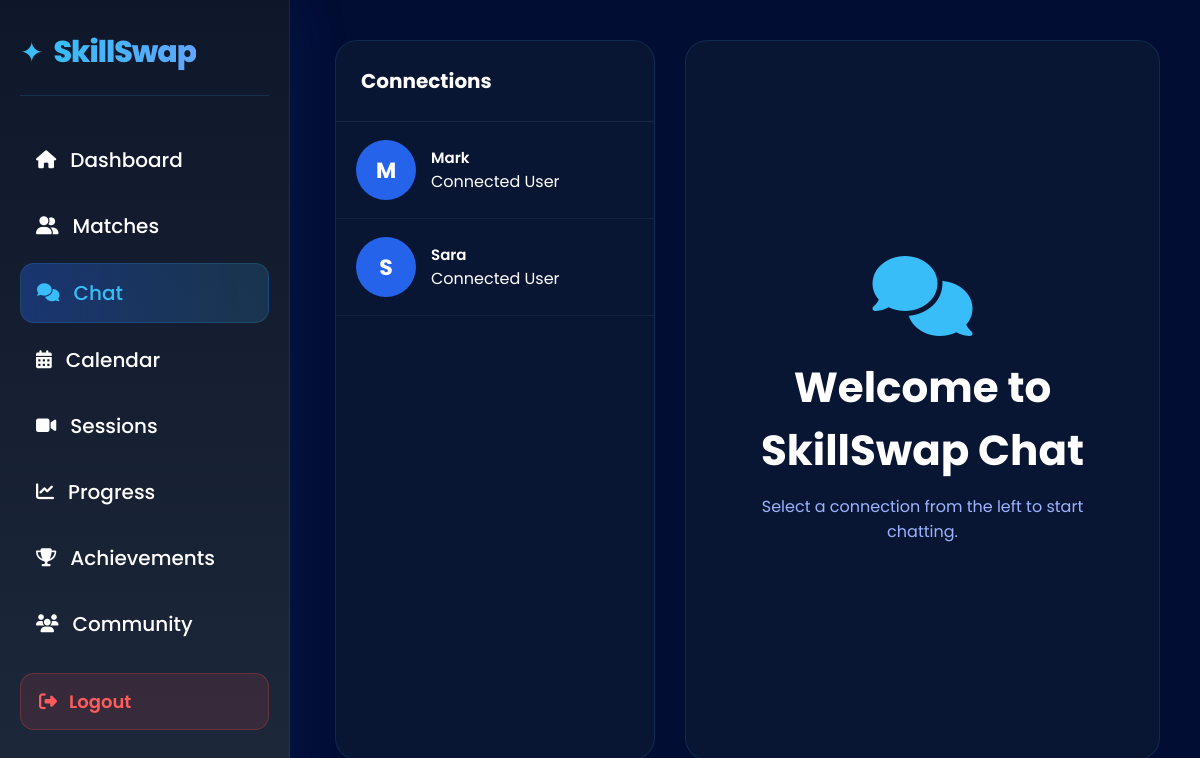
Screenshot of /chat (signed in) with the database file from the repository.
### tables this page shows
CREATE TABLE users (

    id INTEGER PRIMARY KEY AUTOINCREMENT,

    name TEXT NOT NULL,
    email TEXT UNIQUE NOT NULL,
    password TEXT NOT NULL,

    profile_pic TEXT DEFAULT '',

    bio TEXT DEFAULT '',

    teach_skills TEXT DEFAULT '',

    learn_skills TEXT DEFAULT '',

    languages TEXT DEFAULT ''

);

### app.py (the view)
@app.route('/chat')
def chat():
    if 'user_id' not in session:
        return redirect('/login')
    conn = get_connection()
    connections = conn.execute(
        """
        SELECT DISTINCT users.*
        FROM users
        JOIN connections
        ON (
            users.id = connections.user1_id
            OR
            users.id = connections.user2_id
        )
        WHERE (
            connections.user1_id = ?
            OR
            connections.user2_id = ?
        )
        AND users.id != ?
        """,
        (
            session['user_id'],
            session['user_id'],
            session['user_id']
        )
    ).fetchall()
    conn.close()
    return render_template(
        'dashboard/chat.html',
        connections=connections,
        active_page='chat'
    )

### database/db.py (called while the page is built)
def get_connection():
    conn = sqlite3.connect(DATABASE)
    conn.row_factory = sqlite3.Row
    return conn

### templates/dashboard/chat.html (shortened to what this page needs)
<!DOCTYPE html>
<html lang="en">
<head>
<link rel="stylesheet"
href="{{ url_for('static', filename='css/sidebar.css') }}">
<link rel="stylesheet"
href="{{ url_for('static', filename='css/chat.css') }}">
<link rel="stylesheet"
href="https://cdnjs.cloudflare.com/ajax/libs/font-awesome/6.5.1/css/all.min.css">
</head>
<body>
{% include 'components/dashboard_sidebar.html' %}
<div class="main-content">
    <div class="chat-container">
        <div class="chat-sidebar">
            <div class="chat-sidebar-header">
                <h2>Connections</h2>
            </div>
            <div class="connections-list">
                {% for user in connections %}
                <a href="/chat/{{ user['id'] }}"
                class="connection-item">
                    {% if user['profile_pic'] %}
                    <img
src="{{ user['profile_pic'] }}"
class="connection-avatar">
                    {% else %}
                    <div class="avatar-placeholder">
                        {{ user['name'][0]|upper }}
                    </div>
                    {% endif %}
                    <div class="connection-info">
                        <h4>{{ user['name'] }}</h4>
                        <span>Connected User</span>
                    </div>
                </a>
                {% endfor %}
            </div>
        </div>
        <div class="chat-main">
            <div class="chat-welcome">
                <i class="fas fa-comments"></i>
                <h2>Welcome to SkillSwap Chat</h2>
                <p>
                    Select a connection from the left to start chatting.
                </p>
            </div>
        </div>
    </div>
</div>
</body>
</html>

### static/css/sidebar.css (style rules this page uses)
* { margin:0; padding:0; box-sizing:border-box; }
.main-content { margin-left:290px; padding:40px; }

### static/css/chat.css (style rules this page uses)
* { margin:0; padding:0; box-sizing:border-box; }
body { background:#020d33; font-family:'Poppins',sans-serif; color:white; }
.main-content { margin-left:280px; padding:40px; min-height:100vh; }
.chat-container { display:flex; gap:30px; width:100%; height:calc(100vh - 80px); padding-left:15px; }
.chat-sidebar { width:320px; min-width:320px; background:#091633; border:1px solid rgba(56,189,248,.12); border-radius:22px; overflow:hidden; }
.chat-sidebar-header { padding:25px; border-bottom:1px solid rgba(255,255,255,.08); }
.chat-sidebar-header h2 { font-size:20px; font-weight:700; color:white; }
.connections-list { height:100%; overflow-y:auto; }
.connection-item { display:flex; align-items:center; gap:15px; padding:18px 20px; text-decoration:none; color:white; border-bottom:1px solid rgba(255,255,255,.05); transition:.3s ease; }
.avatar-placeholder { width:60px; height:60px; border-radius:50%; background:#2563eb; display:flex; align-items:center; justify-content:center; color:white; font-weight:700; font-size:22px; flex-shrink:0; }
.connection-info { overflow:hidden; }
.connection-info h4 { font-size:15px; font-weight:600; color:white; white-space:nowrap; overflow:hidden; text-overflow:ellipsis; }
.chat-main { flex:1; background:#091633; border:1px solid rgba(56,189,248,.12); border-radius:22px; display:flex; align-items:center; justify-content:center; text-align:center; padding:40px; }
.chat-welcome { max-width:500px; }
.chat-welcome i { font-size:80px; color:#38bdf8; margin-bottom:20px; }
.chat-welcome h2 { font-size:42px; font-weight:700; margin-bottom:12px; color:white; }
.chat-welcome p { color:#9db3ff; font-size:16px; }

### rows the page displays
users: name "M", name "Mark"
users: name "S", name "Sara"
